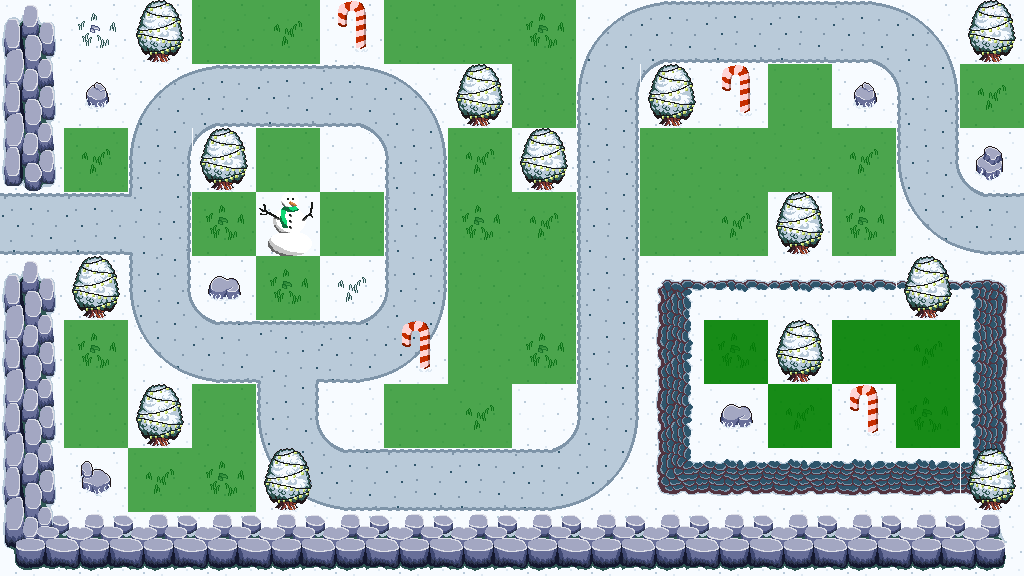

This is a level from a 2D game, rendered from its Tiled map with the project's own tilesets. A one-line summary and the complete map file follow:
An orthogonal 16x9 tile map with 64x64 px tiles, 8 tile layers (Terrain_Background, Terrain_Path, Terrain_Water, Terrain_Cliffs, ...), 3 tilesets and 1 object.

<map version="1.10" tiledversion="1.11.2" orientation="orthogonal" renderorder="right-down" width="16" height="9" tilewidth="64" tileheight="64" infinite="0" nextlayerid="23" nextobjectid="8">
 <editorsettings>
  <export target="../game/public/assets/map/TD-map-lvl13.json" format="json" />
 </editorsettings>
 <tileset firstgid="1" name="Solid_green" tilewidth="64" tileheight="64" tilecount="9" columns="3">
  <image source="../game/public/assets/Solid_green.png" width="200" height="200" />
 </tileset>
 <tileset firstgid="10" name="GrassTilesetWinter" tilewidth="64" tileheight="64" tilecount="272" columns="16">
  <image source="../game/public/assets/tilesets/GrassTilesetWinter.png" width="1024" height="1088" />
 </tileset>
 <tileset firstgid="282" name="AnimatedWaterWinter" tilewidth="64" tileheight="64" tilecount="490" columns="70">
  <image source="../game/public/assets/tilesets/AnimatedWaterWinter.png" width="4480" height="448" />
 </tileset>
 <layer id="14" name="Terrain_Background" width="16" height="9" locked="1">
  <data encoding="csv">
28,28,28,28,28,28,28,28,28,28,28,28,28,28,28,28,
28,28,28,28,28,28,28,28,28,28,28,28,28,28,28,28,
28,28,28,28,28,28,28,28,28,28,28,28,28,28,28,28,
28,28,28,28,28,28,28,28,28,28,28,28,28,28,28,28,
28,28,28,28,28,28,28,28,28,28,28,28,28,28,28,28,
28,28,28,28,28,28,28,28,28,28,28,28,28,28,28,28,
28,28,28,28,28,28,28,28,28,28,28,28,28,28,28,28,
28,28,28,28,28,28,28,28,28,28,28,28,28,28,28,28,
28,28,28,28,28,28,28,28,28,28,28,28,28,28,28,28
</data>
 </layer>
 <layer id="15" name="Terrain_Path" width="16" height="9">
  <data encoding="csv">
0,0,0,0,0,0,0,0,0,37,38,32,32,39,40,0,
0,0,37,38,32,39,40,0,0,53,54,0,0,55,56,0,
0,0,53,54,0,55,56,0,0,47,0,0,0,0,69,70,
32,32,270,0,0,0,49,0,0,47,0,0,0,0,85,86,
0,0,69,70,0,71,72,0,0,47,0,0,0,0,0,0,
0,0,85,86,268,87,88,0,0,47,0,0,0,0,0,0,
0,0,0,0,69,70,0,0,71,72,0,0,0,0,0,0,
0,0,0,0,85,86,32,32,87,88,0,0,0,0,0,0,
0,0,0,0,0,0,0,0,0,0,0,0,0,0,0,0
</data>
 </layer>
 <layer id="16" name="Terrain_Water" width="16" height="9">
  <data encoding="csv">
0,0,0,0,0,0,0,0,0,0,0,0,0,0,0,0,
0,0,0,0,0,0,0,0,0,0,0,0,0,0,0,0,
0,0,0,0,0,0,0,0,0,0,0,0,0,0,0,0,
0,0,0,0,0,0,0,0,0,0,0,0,0,0,0,0,
0,0,0,0,0,0,0,0,0,0,0,0,0,0,0,0,
0,0,0,0,0,0,0,0,0,0,0,0,0,0,0,0,
0,0,0,0,0,0,0,0,0,0,0,0,0,0,0,0,
0,0,0,0,0,0,0,0,0,0,0,0,0,0,0,0,
0,0,0,0,0,0,0,0,0,0,0,0,0,0,0,0
</data>
 </layer>
 <layer id="17" name="Terrain_Cliffs" width="16" height="9">
  <data encoding="csv">
0,0,0,0,0,0,0,0,0,0,0,0,0,0,0,0,
0,0,0,0,0,0,0,0,0,0,0,0,0,0,0,0,
0,0,0,0,0,0,0,0,0,0,0,0,0,0,0,0,
0,0,0,0,0,0,0,0,0,0,0,0,0,0,0,0,
0,0,0,0,0,0,0,0,0,0,111,112,112,112,112,113,
0,0,0,0,0,0,0,0,0,0,127,0,0,0,0,129,
0,0,0,0,0,0,0,0,0,0,127,0,0,0,0,129,
0,0,0,0,0,0,0,0,0,0,143,144,144,144,144,145,
0,0,0,0,0,0,0,0,0,0,0,0,0,0,0,0
</data>
 </layer>
 <layer id="18" name="Props" width="16" height="9">
  <data encoding="csv">
176,0,0,0,0,0,0,0,0,0,0,0,0,0,0,0,
192,216,0,0,0,0,0,0,0,0,0,0,0,216,0,0,
208,0,0,0,0,0,0,0,0,0,0,0,0,0,0,232,
0,0,0,0,0,0,0,0,0,0,0,0,0,0,0,0,
176,0,0,215,0,0,0,0,0,0,0,0,0,0,0,0,
192,0,0,0,0,0,0,0,0,0,0,0,0,0,0,0,
192,0,0,0,0,0,0,0,0,0,0,215,0,0,0,0,
192,231,0,0,0,0,0,0,0,0,0,0,0,0,0,0,
210,179,179,179,179,179,179,179,179,179,179,179,179,179,179,180
</data>
 </layer>
 <layer id="19" name="Details" width="16" height="9">
  <data encoding="csv">
0,166,119,0,165,274,0,0,166,0,0,0,0,0,0,119,
0,0,0,0,0,0,0,119,0,0,119,274,0,0,0,165,
0,165,0,119,0,0,0,165,119,0,0,0,0,165,0,0,
0,0,0,166,276,0,0,166,165,0,0,165,119,166,0,0,
0,119,0,0,166,165,0,0,0,0,0,0,0,0,119,0,
0,166,0,0,0,0,274,0,166,0,0,166,119,0,165,0,
0,0,119,0,0,0,0,165,0,0,0,0,165,274,166,0,
0,0,165,166,119,0,0,0,0,0,0,0,0,0,0,119,
0,0,0,0,0,0,0,0,0,0,0,0,0,0,0,0
</data>
 </layer>
 <objectgroup id="20" name="Waypoints">
  <object id="7" x="0" y="0">
   <polyline points="0,0 -66.6667,221.333 161.333,221.333 164,317.333 193.333,346.667 381.333,346.667 412,318.667 412,129.333 382.667,98.6667 192,100 164,129.333 160,314.667 196,341.333 290.667,350.667 292,440 321.333,476 576,477.333 605.333,441.333 608,69.3333 644,34.6667 884,33.3333 921.333,65.3333 932,184 962.667,221.333 1106.67,222.667" />
  </object>
 </objectgroup>
 <layer id="21" name="Buildable" width="16" height="9" opacity="0.7">
  <data encoding="csv">
0,0,0,1,1,0,1,1,1,0,0,0,0,0,0,0,
0,0,0,0,0,0,0,0,1,0,0,0,1,0,0,1,
0,1,0,0,1,0,0,1,0,0,1,1,1,1,0,0,
0,0,0,1,0,1,0,1,1,0,1,1,0,1,0,0,
0,0,0,0,1,0,0,1,1,0,0,0,0,0,0,0,
0,1,0,0,0,0,0,1,1,0,0,1,0,1,1,0,
0,1,0,1,0,0,1,1,0,0,0,0,1,0,1,0,
0,0,1,1,0,0,0,0,0,0,0,0,0,0,0,0,
0,0,0,0,0,0,0,0,0,0,0,0,0,0,0,0
</data>
 </layer>
 <layer id="22" name="Highground" width="16" height="9" opacity="0.7">
  <data encoding="csv">
0,0,0,0,0,0,0,0,0,0,0,0,0,0,0,0,
0,0,0,0,0,0,0,0,0,0,0,0,0,0,0,0,
0,0,0,0,0,0,0,0,0,0,0,0,0,0,0,0,
0,0,0,0,0,0,0,0,0,0,0,0,0,0,0,0,
0,0,0,0,0,0,0,0,0,0,0,0,0,0,0,0,
0,0,0,0,0,0,0,0,0,0,0,1,0,1,1,0,
0,0,0,0,0,0,0,0,0,0,0,0,1,0,1,0,
0,0,0,0,0,0,0,0,0,0,0,0,0,0,0,0,
0,0,0,0,0,0,0,0,0,0,0,0,0,0,0,0
</data>
 </layer>
</map>
